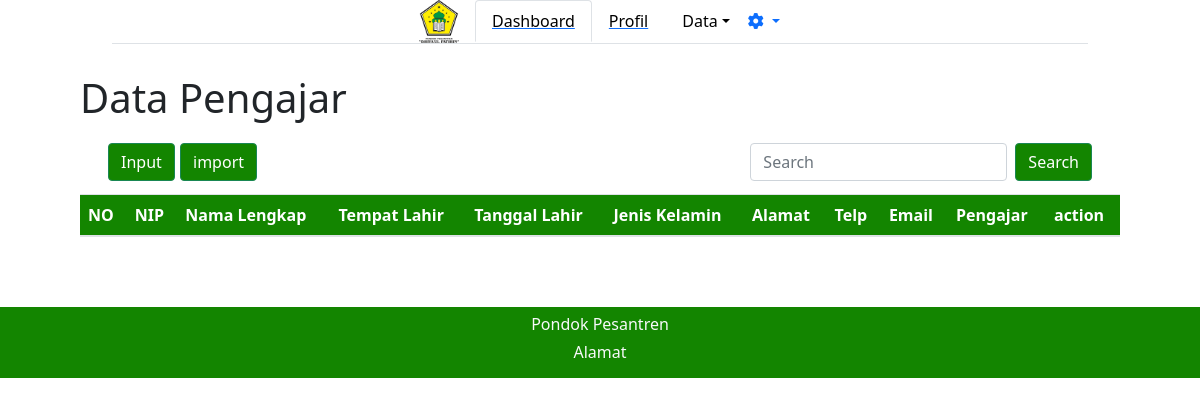
/adminpondok/datapengajar/, run on an earlier commit of the app's database.
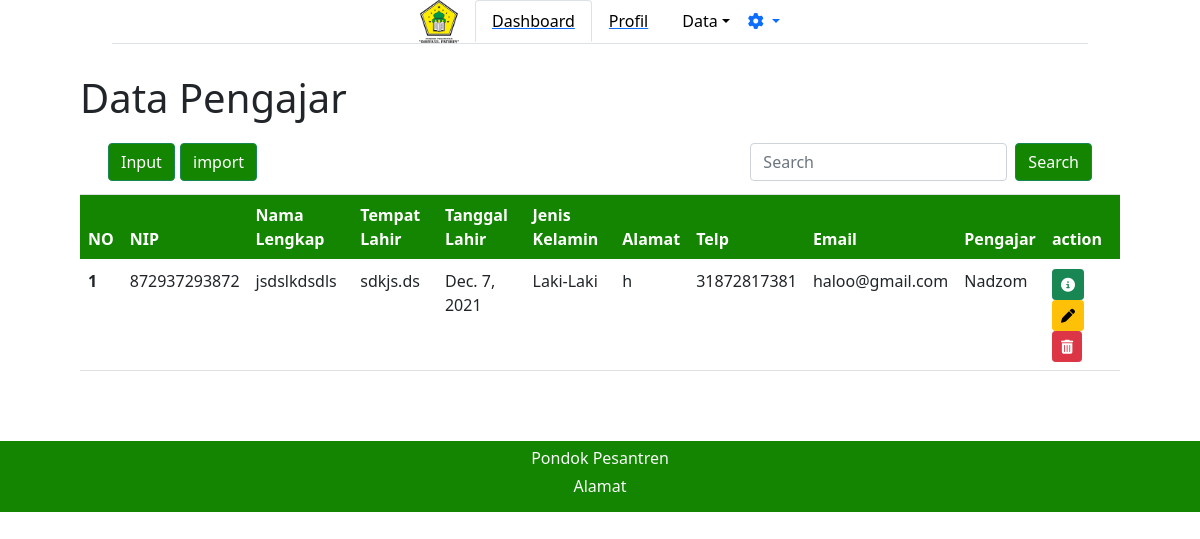
And on a later commit of the database.
### adminpondok/models.py (models this page shows)
class Pengajar(models.Model):
    kelamin = [
        ('Laki-Laki', 'Laki-Laki'),
        ('Perempuan', 'Perempuan'),
    ]
    NIP = models.IntegerField()
    nama_pengajar = models.CharField(max_length=30)
    tempat_lahir = models.CharField(max_length=20)
    tanggal_lahir = models.DateField()
    jk = models.CharField(max_length=9, choices=kelamin, default='')
    almt = models.TextField(default='')
    telp = models.IntegerField(default=0)
    email = models.CharField(default='', max_length=20)
    pngjr = models.CharField(max_length=10, default='')

### adminpondok/views.py (the view, shortened to what this page needs)
# urls.py: path('datapengajar/', views.datapengajar),
def datapengajar(req):
    pengajar = models.Pengajar.objects.all()
    return render(req, 'adminpondok/datapengajar.html', {
        'data': pengajar,
    })

### adminpondok/templates/adminpondok/datapengajar.html (shortened to what this page needs)
{% extends "adminpondok/base.html" %}
{% block content %}
<h1>Data Pengajar</h1>
<nav class="navbar navbar-light bg-white">
    <div class="container-fluid">
        <a class="navbar-brand">
            <button type="button" class="btn btn-success" data-bs-toggle="modal" data-bs-target="#staticBackdrop" style="background-color: #138500;">
                Input
            </button>
            <button type="button" class="btn btn-success" style="background-color: #138500;">
                import
            </button>
            </a>
            <form class="d-flex">
                <input class="form-control me-2" type="search" placeholder="Search" aria-label="Search">
                <button class="btn btn-success" style="background-color:#138500 ;" type="submit">Search</button>
            </form>
        </div>
    </nav>
</div>
<table class="table">
    <thead>
        <tr style="background-color: #138500; color: #FFFFFF ;">
            <th scope="col">NO</th>
            <th scope="col">NIP</th>
            <th scope="col">Nama Lengkap</th>
            <th scope="col">Tempat Lahir</th>
            <th scope="col">Tanggal Lahir</th>
            <th scope="col">Jenis Kelamin</th>
            <th scope="col">Alamat</th>
            <th scope="col">Telp</th>
            <th scope="col">Email</th>
            <th scope="col">Pengajar</th>
            <th scope="col">action</th>
        </tr>
    </thead>
    {% for d in data %}
    <tbody>
        <tr>
            <th scope="row">{{ forloop.counter }}</th>
            <td>{{d.NIP}}</td>
            <td>{{d.nama_pengajar}}</td>
            <td>{{d.tempat_lahir}}</td>
            <td>{{d.tanggal_lahir}}</td>
            <td>{{d.jk}}</td>
            <td>{{d.almt}}</td>
            <td>{{d.telp}}</td>
            <td>{{d.email}}</td>
            <td>{{d.pngjr}}</td>
            <td>
                <a class="btn btn-sm btn-success" href="/{{d.id}}/detail"><i class="fas fa-info-circle"></i></a>
                <a class="btn btn-sm btn-warning" data-bs-toggle="modal" data-bs-target="#update"
                    href="/adminpondok/dataapengajar/{{d.id}}/updatepengajar"><i class="fas fa-pen"></i></a>
                <a class="btn btn-sm btn-danger" href="/adminpondok/datapengajar/{{d.id}}/deletepengajar"><i class="fas fa-trash-alt"></i></a>
            </td>
        </tr>
    </tbody>
    {% endfor %}
</table>
</div>
{% endblock %}

What changed in the data, as far as the page shows it:
added Pengajar: NIP "872937293872", nama_pengajar "jsdslkdsdls", tempat_lahir "sdkjs.ds", tanggal_lahir "Dec. 7, 2021", jk "Laki-Laki", almt "h", telp "31872817381", email "haloo@gmail.com", pngjr "Nadzom"
